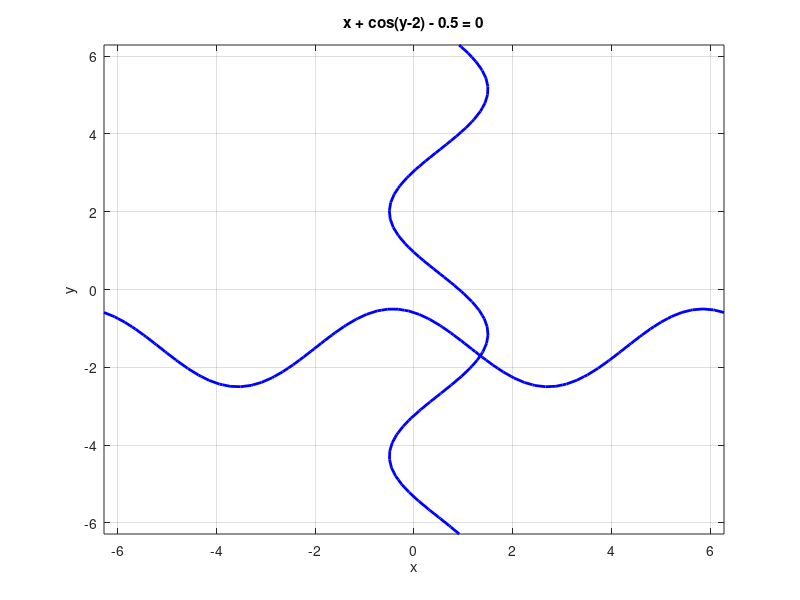

The MATLAB source for this figure:
%Решение системы нелинейных уравнений методом простой итерации
%Система
%sin(x+2) - y = 1.5 => y = sin(x+2) - 1.5
%x + cos(y-2) = 0.5 => x = -1*cos(y-2) + 0.5

y1 = ezplot('sin(x+2) - y - 1.5');
set(y1, 'Color', 'b', 'LineWidth', 2);
hold on; 
y2 = ezplot('x + cos(y-2) - 0.5');
set(y2, 'Color', 'b', 'LineWidth', 2);
grid on;

x0 = 1.0;
y0 = 1.0;

y = sin(x0 + 2) - 1.5;
x = -1*cos(y0 - 2) - 0.5;
e = 0.0001;
k = 1;
max_iter = 100;

while and(or(abs(x - x0) > e, abs(y - y0) > e), k < max_iter)
	x0 = x;
	y0 = y;
    y = sin(x0 + 2) - 1.5;
	x = -1*cos(y0 - 2) - 0.5;
	k = k + 1;
end

fprintf('Итераций: %d\n', k);
fprintf('x = %.6f\n', x);
fprintf('y = %.6f\n', y);
